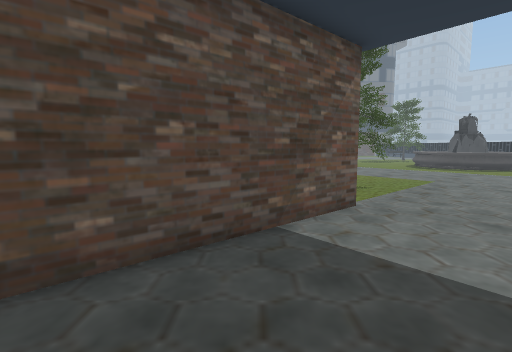
view 1 (above)

23 first-person views from a walk through a scene from a Unity 3-D project. The camera is 1.5 m above the floor, tilts 6° down and sees 85° across. The floor is counted in squares, 1 m on a side. Each view is taken from the middle of a square. On the plan, view 1 faces up. The plan holds only what a view shows up to about 14 squares ahead; the rest is blank. The place goes on beyond the plan. The player character is not drawn. Some surface patterns are stand-ins.

view 2
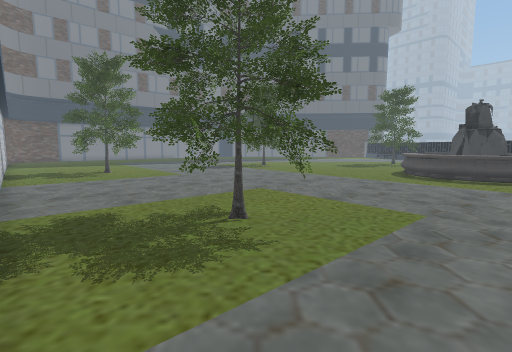

view 3
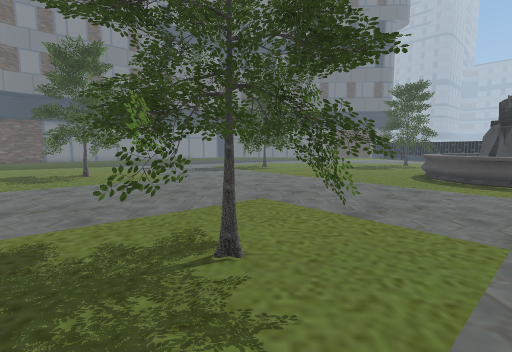

view 4
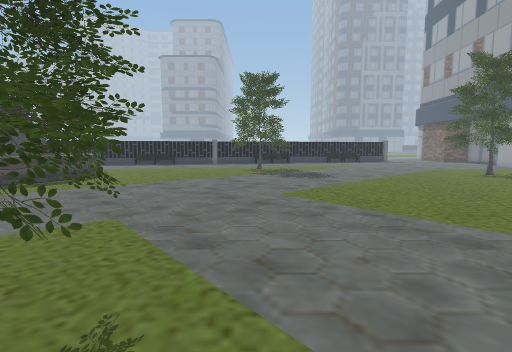

view 5
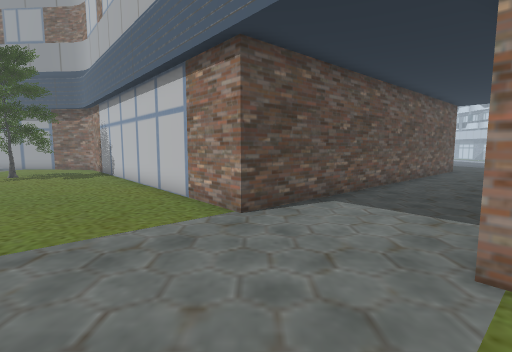

view 6
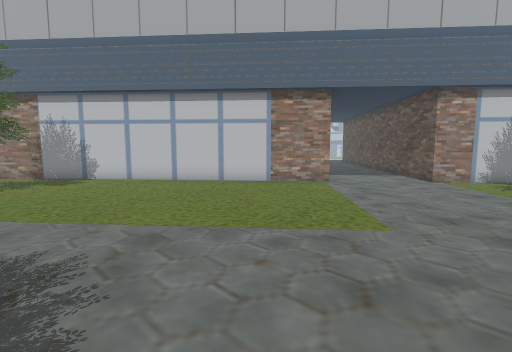

view 7
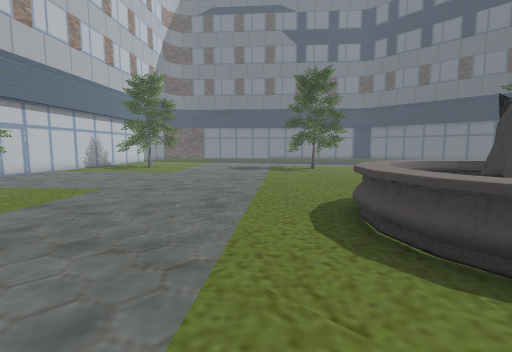

view 8
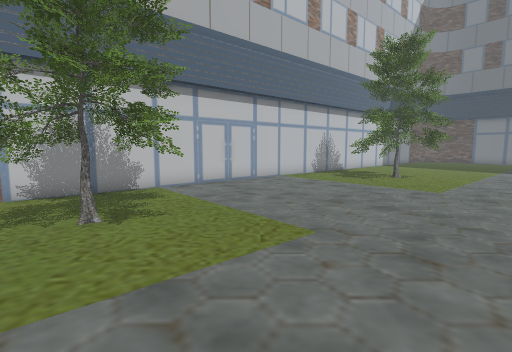

view 9
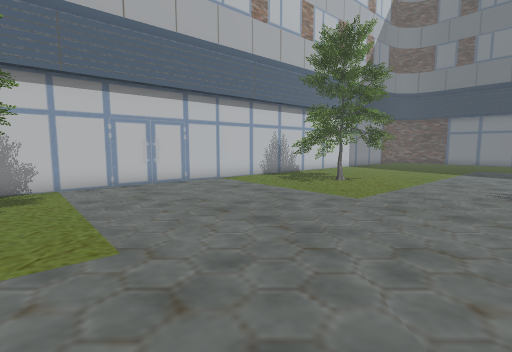

view 10
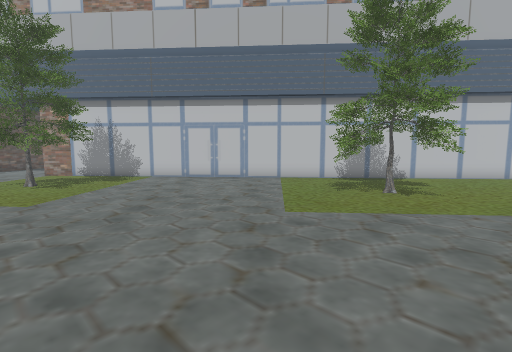

view 11
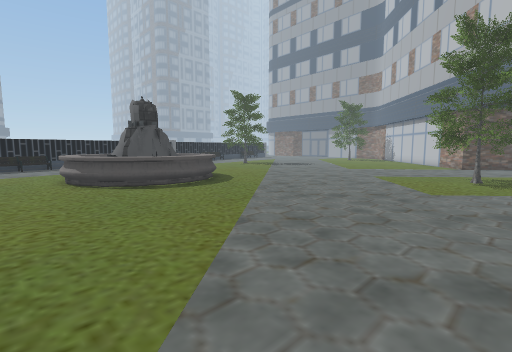

view 12
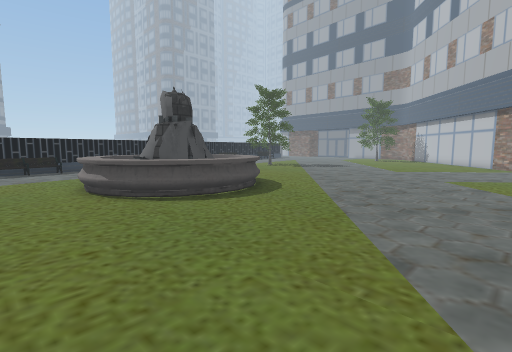

view 13
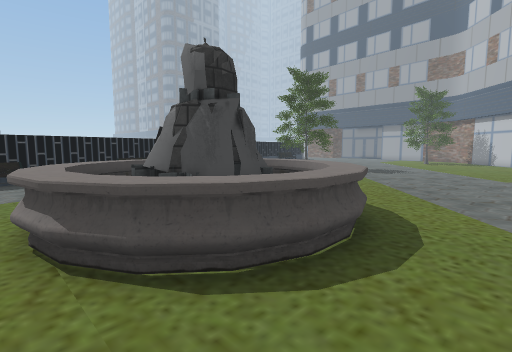

view 14
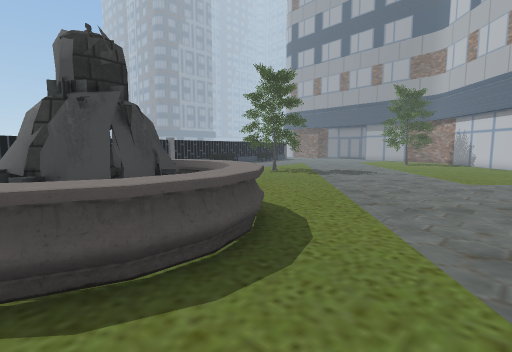

view 15
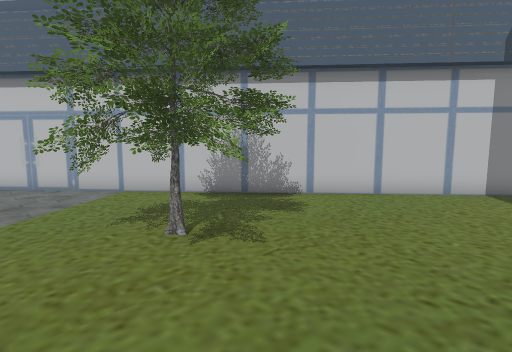

view 16
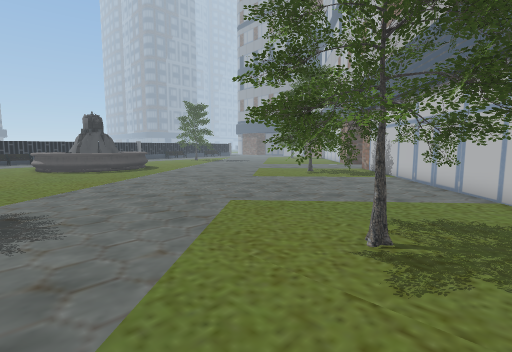

view 17
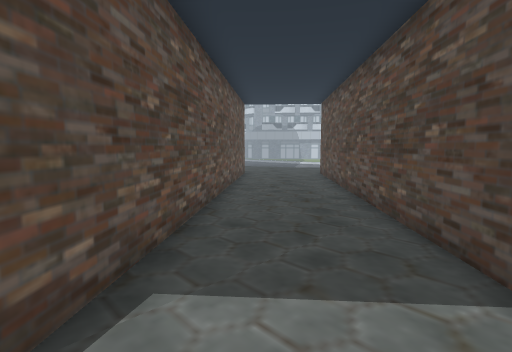

view 18
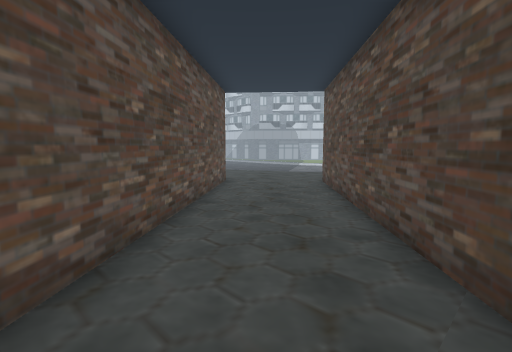

view 19
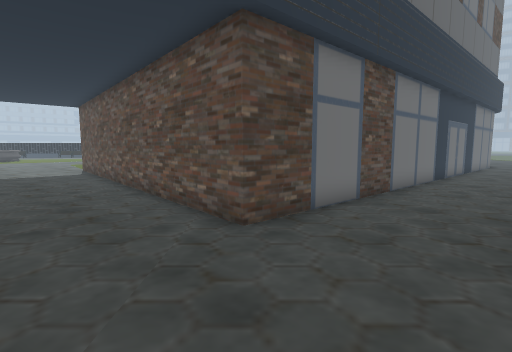

view 20
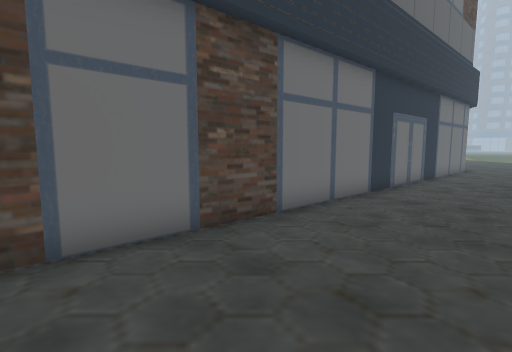

view 21
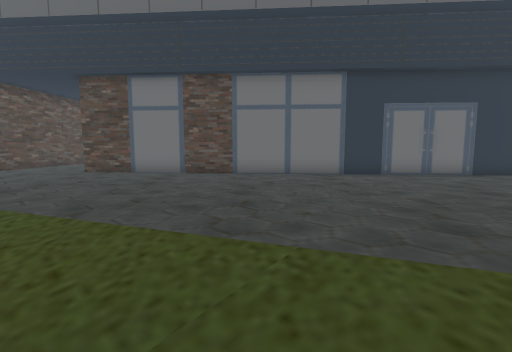

view 22
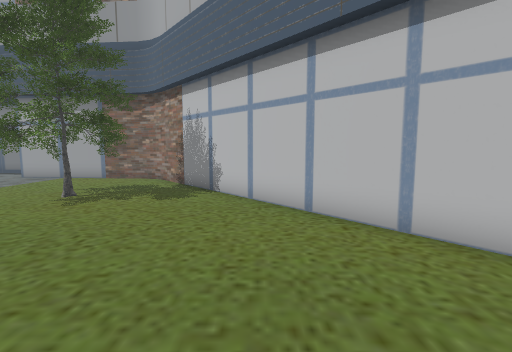

view 23
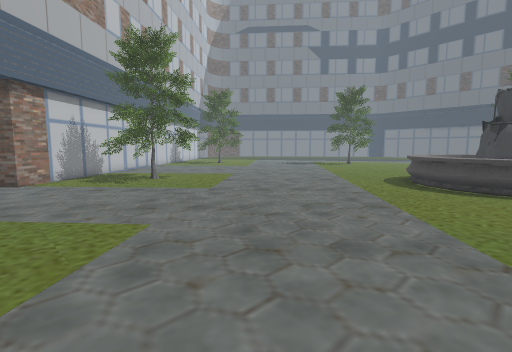

### Floor plan
Key: @ floor where view 1 was taken; # wall or solid block; . main floor; - floor 0.25 m lower than the main floor; / step, stairs or slope; = window, fence, low wall or low ledge; ^ raised ledge; v drop or lower ground; O other object.
Columns run from 12 left of view 1 to 16 right of it. Each row starts with its distance up from view 1.
 26 .............................
 25 .............................
 24 #.......O..................O.
 23 ##.....OOO...............OOOO
 22  ##...OOOO..............OOOOO
 21   #...#OOO..............OOOOO
 20    #...OO...............OOOOO
 19    ##...................OOOOO
 18     =#...................OOOO
 17      =#...................OOO
 16       ##.....................
 15        ##....................
 14         #.......O............
 13          #.....OOO...........
 12          ##...OOOO...........
 11           ##..#OOO...........
 10            ##..OO............
  9             ##...............
  8              ##..............
  7               #..............
  6             ##...............
  5            ##................
  4           ##.................
  3          ##.....###..........
  2         ##.....#^ =#.........
  1        ##.....#^   ##........
  0      ###....@#^     ##.......
 -1     ##......#^       #.......
 -2    =#......#          #.....O
 -3   ##.....##            #...OO
 -4   ......#^              #..#O
 -5   .....#^               =#..O
 -6   ....#^                  #..
 -7 . ...#v                   ##.
 -8   ....#v                   ##
 -9   .....#v
-10   ......#
-11   .......#
-12   ........#
-13   .........#
-14   .........#v
-15   /.........vv
-16   /..........#v
-17   //..........#
-18   //...........#
-19    /............#
-20   / -............#

Positions as (right, up) in squares from view 1, and headings:
1: (0, 0), facing up
2: (4, 6), facing up
3: (4, 8), facing up
4: (2, 9), facing right
5: (5, 10), facing down
6: (16, 10), facing down-left
7: (15, 13), facing up-left
8: (9, 15), facing left
9: (8, 18), facing left
10: (5, 25), facing down-left
11: (2, 26), facing down-right
12: (5, 26), facing down-right
13: (10, 24), facing down-right
14: (9, 22), facing down-right
15: (-2, 26), facing down-left
16: (-6, 26), facing down-right
17: (4, 5), facing down-left
18: (1, 3), facing down-left
19: (-12, -7), facing right
20: (-9, -11), facing right
21: (-10, -20), facing up-right
22: (11, 5), facing down
23: (16, 6), facing up-left
